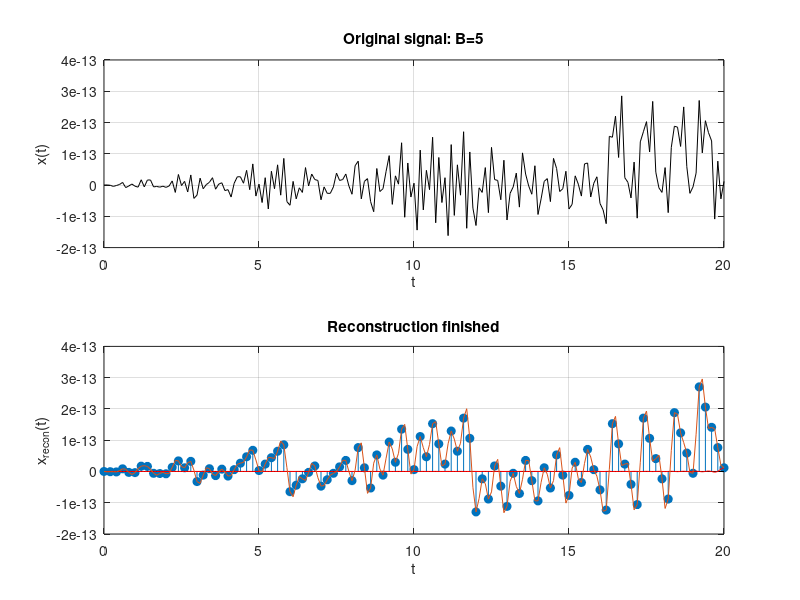

Write MATLAB code to recreate this figure.
% Practice on sampling & reconstruction

clc;
clear; % clears all variables
close all % close all windows
% Creating "analog" signal
t = 0:.1:20;
F1 = input('Please insert first frequency component:');
F2 = input('Please insert second frequency component:');
F3 = input('Please insert third frequency component:');
B = max([F1,F2,F3]);
x = sin(2*pi*F1*t)+sin(2*pi*F2*t)+sin(2*pi*F3*t);

% Sampling
Fs = input('Please insert sampling frequency:');
Ts = 1/Fs;        % Sampling time
x_samples=x(1:10*Ts:201);

% Plotting
figure(1);
subplot(2,1,1);
plot(t,x,'k-');
title(['Original signal: B=',num2str(B)])
xlabel('t');
ylabel('x(t)');
grid on

% % Creating dialog box with explanations
% l1=[blanks(10),'Sample by sample reconstruction.'];
% l2='Blue dots: Input samples.';
% l3='Blue curve: reconstructed signal.';
% l4='Red curve: contribution to output sample from current sample.';
% l5='Click or press any key to update with 1 iteration.';
% l6='(You can keep this window open while watching the reconstruction)';
% information ={l1,'',l2,l3,l4,'',l5,'',l6};
% messagebox=msgbox(information,'Information','help');
%%%%%%%%%%%%%%%%%%%%%%%%%%%%%%%%%%%%%%%%%%%%%%%%%%%%%%%%%%%%%%%%%%%%%%%%%%%

% Starting reconstruction process
subplot(2,1,2);
x_recon=0;
for k=0:length(x_samples)-1
    stem(0:Ts:20,x_samples,'filled');
    if k==length(x_samples)-1
       title('Reconstruction finished');
       xlabel('t');
       ylabel('x_r_e_c_o_n(t)');
    elseif k==0
        title(['Sampled signal: F_s =',num2str(Fs)]); 
        xlabel('n');
        ylabel('x_s(n)');
    else
       title('Sample by sample reconstruction'); 
       xlabel('t');
       ylabel('x_r_e_c_o_n(t)');
    end
    grid on;

    l=k:-.1/Ts:k-20/Ts;
    x_recon=x_recon+x_samples(k+1)*sinc(l);
    hold;
    plot(t,x_samples(k+1)*sinc(l),'r')
    plot(t,x_recon);
    hold off;
    waitforbuttonpress; 
    clc
end